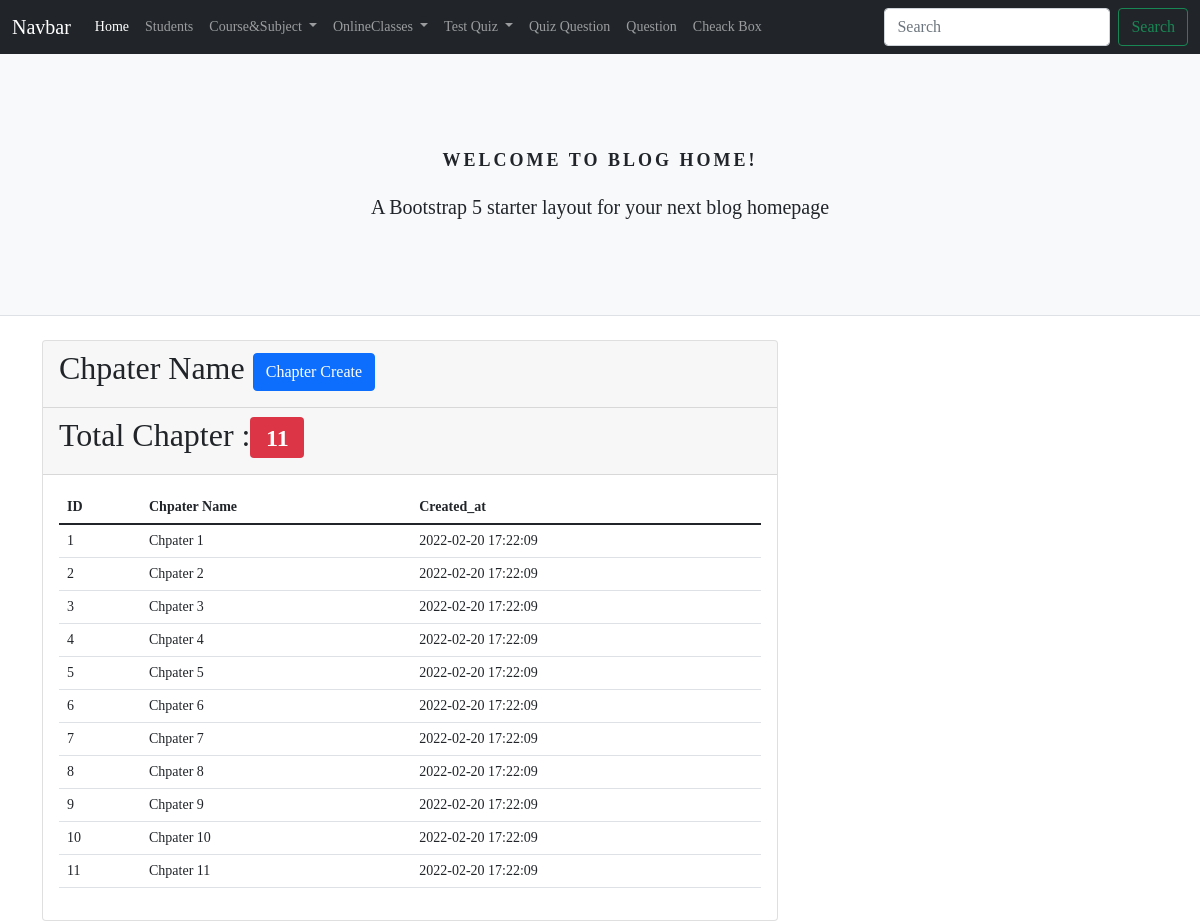
The page /chapter/chapter_index.php on the database its author committed.
### tables this page shows
create table chapters(
    id int primary key auto_increment,
    chapter_name varchar(225) not null,
    created_at TIMESTAMP DEFAULT CURRENT_TIMESTAMP);

### _classes/Libs/Database/MySQL.php (called while the page is built, shortened)
<?php
class MySQL
{
	private $dbhost;
	private $dbuser;
	private $dbname;
	private $dbpass;
	public function __construct(
		$dbhost = "localhost",
		$dbuser = "root",
		$dbname = "school",
		$dbpass = "",
	) {
		$this->dbhost = $dbhost;
		$this->dbuser = $dbuser;
		$this->dbname = $dbname;
		$this->dbpass = $dbpass;
	}
	public function connect()
	{
		try {
			$this->db = new PDO(
				"mysql:host=$this->dbhost;dbname=$this->dbname",
				$this->dbuser,
				$this->dbpass,
				[
					PDO::ATTR_ERRMODE => PDO::ERRMODE_EXCEPTION,
					PDO::ATTR_DEFAULT_FETCH_MODE => PDO::FETCH_OBJ,
				]
			);
			return $this->db;
		} catch (PDOException $e) {
			return $e->getMessage();
		}
	}
}

### _classes/Libs/Database/Chapter.php (called while the page is built, shortened)
<?php
class Chapter
{
	private $db = null;
	public function __construct(MySQL $db)
	{
		$this->db = $db->connect();
	}
 public function ChpaterGetAll()
	{
		$statement = $this->db->query("SELECT * FROM chapters");
		return $statement->fetchAll();
	}
}

### chapter/chapter_index.php (the view, shortened to what this page needs)
<?php
include("../layout/head.php");
include("../layout/nav.php");
include("../layout/header.php");
$table = new Chapter(new MySQL());
$chapters = $table->ChpaterGetAll();
?>
<div class="container">
 <div class="row">
  <div class="col-lg-8">
   <div class="card">
    <div class="card-header"><h2>Chpater Name <span><a href="chapter_create_form.php" class="btn btn-primary">Chapter Create</a></span></h2></div>
    <div class="card-header"><h2>Total Chapter :<span class="badge bg-danger text-white"> <?= count($chapters) ?></span></h2></div>
    <div class="card-body">
     <table class="table">
 <tr>
  <th>ID</th>
  <th>Chpater Name</th>
  <th>Created_at</th>
 </tr>
 <tbody>
  <?php foreach($chapters as $chapter) : ?>
  <tr>
    <td><?= $chapter ->id ?></td>
    <td><?= $chapter ->chapter_name ?></td>
    <td><?= $chapter ->created_at ?></td>
  </tr>
  <?php endforeach ?>
 </tbody>
</table>
    </div>
   </div>
  </div>
 </div>
</div>
<?php include("../layout/footer.php"); ?>

### layout/head.php (shortened to what this page needs)
<!DOCTYPE html>
<html lang="en">
<head>
 <link href="https://cdn.jsdelivr.net/npm/bootstrap@5.1.3/dist/css/bootstrap.min.css" rel="stylesheet">
<link href="https://cdn.jsdelivr.net/npm/summernote@0.8.18/dist/summernote.min.css" rel="stylesheet">
<link rel="stylesheet" href="css/style.css">
</head>

### layout/nav.php (shortened to what this page needs)
<nav class="navbar navbar-expand-lg navbar-dark bg-dark">
  <div class="container-fluid">
    <a class="navbar-brand" href="#">Navbar</a>
    <div class="collapse navbar-collapse" id="navbarSupportedContent">
      <ul class="navbar-nav me-auto mb-2 mb-lg-0">
        <li class="nav-item">
          <a class="nav-link active" aria-current="page" href="#">Home</a>
        </li>
        <li class="nav-item">
          <a class="nav-link" href="../student/student_index.php">Students</a>
        </li>
        <li class="nav-item dropdown">
          <a class="nav-link dropdown-toggle" href="#" id="navbarDropdown" role="button" data-bs-toggle="dropdown" aria-expanded="false">
            Course&Subject
          </a>
        </li>
         <li class="nav-item dropdown">
          <a class="nav-link dropdown-toggle" href="#" id="navbarDropdown" role="button" data-bs-toggle="dropdown" aria-expanded="false">
            OnlineClasses
          </a>
        </li>
        <li class="nav-item dropdown">
          <a class="nav-link dropdown-toggle" href="#" id="navbarDropdown" role="button" data-bs-toggle="dropdown" aria-expanded="false">
            Test Quiz
          </a>
        </li>
        <li class="nav-item">
          <a class="nav-link" href="../test_quiz/test_quiz_index.php">Quiz Question</a>
        </li>
        <li class="nav-item">
          <a class="nav-link" href="../test_quiz/quiz_index.php">Question</a>
        </li>
        <li class="nav-item">
          <a class="nav-link" href="../test_quiz/checkbox.php">Cheack Box</a>
        </li>
      </ul>
      <form class="d-flex">
        <input class="form-control me-2" type="search" placeholder="Search" aria-label="Search">
        <button class="btn btn-outline-success" type="submit">Search</button>
      </form>
    </div>
  </div>
</nav>

### layout/header.php
<header class="py-5 bg-light border-bottom mb-4">
            <div class="container">
                <div class="text-center my-5">
                    <h1 class="fw-bolder">Welcome to Blog Home!</h1>
                    <p class="lead mb-0">A Bootstrap 5 starter layout for your next blog homepage</p>
                </div>
            </div>
        </header>

### layout/footer.php (shortened to what this page needs)
</body>
</html>

### test_quiz/style.css (style rules this page uses)
h1 { margin: 25px 0; font: 18px Georgia, Serif; text-transform: uppercase; letter-spacing: 3px; }

### rows shown on the page
chapters: id "1", chapter_name "Chpater 1", created_at "2022-02-20 17:22:09"
chapters: id "2", chapter_name "Chpater 2", created_at "2022-02-20 17:22:09"
chapters: id "3", chapter_name "Chpater 3", created_at "2022-02-20 17:22:09"
chapters: id "4", chapter_name "Chpater 4", created_at "2022-02-20 17:22:09"
chapters: id "5", chapter_name "Chpater 5", created_at "2022-02-20 17:22:09"
chapters: id "6", chapter_name "Chpater 6", created_at "2022-02-20 17:22:09"
chapters: id "7", chapter_name "Chpater 7", created_at "2022-02-20 17:22:09"
chapters: id "8", chapter_name "Chpater 8", created_at "2022-02-20 17:22:09"
chapters: id "9", chapter_name "Chpater 9", created_at "2022-02-20 17:22:09"
chapters: id "10", chapter_name "Chpater 10", created_at "2022-02-20 17:22:09"
chapters: id "11", chapter_name "Chpater 11", created_at "2022-02-20 17:22:09"

### other values the page prints
count($chapters) "11"
